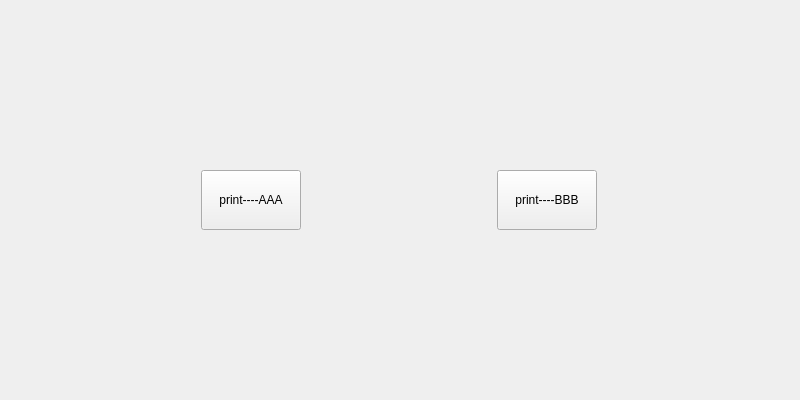
<?xml version="1.0" encoding="UTF-8"?>
<ui version="4.0">
 <class>Widget</class>
 <widget class="QWidget" name="Widget">
  <property name="geometry">
   <rect>
    <x>0</x>
    <y>0</y>
    <width>800</width>
    <height>400</height>
   </rect>
  </property>
  <property name="windowTitle">
   <string>Widget</string>
  </property>
  <layout class="QHBoxLayout" name="horizontalLayout">
   <item>
    <widget class="QPushButton" name="btnA">
     <property name="minimumSize">
      <size>
       <width>100</width>
       <height>60</height>
      </size>
     </property>
     <property name="maximumSize">
      <size>
       <width>100</width>
       <height>16777215</height>
      </size>
     </property>
     <property name="text">
      <string>print----AAA</string>
     </property>
    </widget>
   </item>
   <item>
    <widget class="QPushButton" name="btnB">
     <property name="minimumSize">
      <size>
       <width>0</width>
       <height>60</height>
      </size>
     </property>
     <property name="maximumSize">
      <size>
       <width>100</width>
       <height>16777215</height>
      </size>
     </property>
     <property name="text">
      <string>print----BBB</string>
     </property>
    </widget>
   </item>
  </layout>
 </widget>
 <layoutdefault spacing="6" margin="11"/>
 <resources/>
 <connections/>
</ui>
